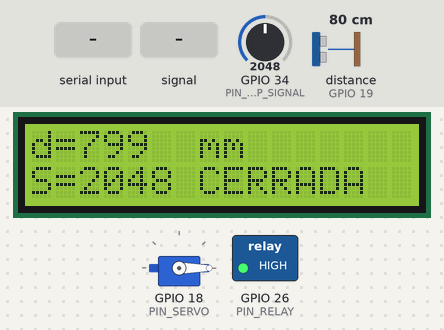
A sketch run on a simulated ESP32. Parts: servo, 16×2 character LCD, switched loads named in the sketch (green lamp = pin HIGH). Wiring (from diagram.json): ultrasonic range finder: trigger GPIO 23; echo GPIO 19. The inputs (shaded band) are chosen by the test bench; at power-on: distance to the obstacle (sensor on GPIO 19) 80 cm, GPIO 34 (PIN_BACKUP_SIGNAL) = 2048 (analog values on the 0–4095 scale). The echo pulse lasts 58.3 µs per cm; pins used as bus, display or sensor lines are not drawn; what the sketch prints to the serial monitor is not drawn.

Above: at 2.6 s.
2.7 s: "open\n" received over Serial
At 3.1 s:
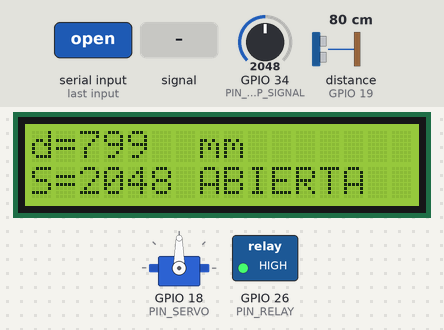
4.2 s: GPIO 34 (PIN_BACKUP_SIGNAL) fed a 50 Hz sine of ±1228 counts around its level
At 9.1 s:
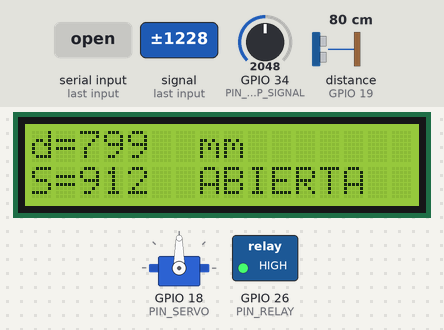
9.5 s: "relay-test\n" received over Serial
At 10.3 s:
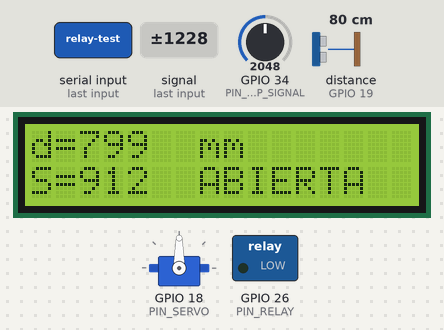
12.0 s: "close\n" received over Serial
At 13.3 s:
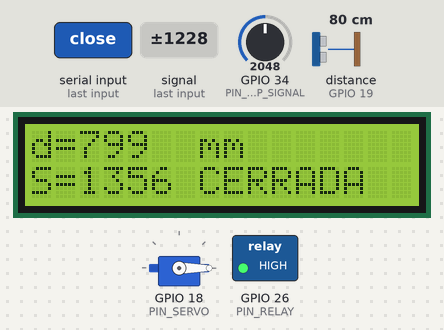
13.5 s: distance to the obstacle (sensor on GPIO 19) set to 2 cm
At 15.4 s:
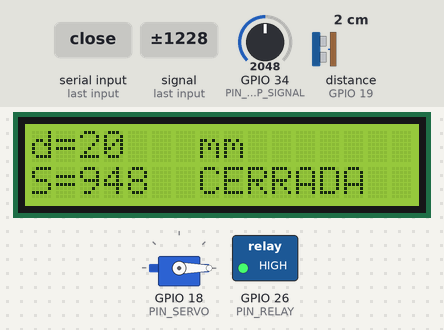
18.1 s: GPIO 34 (PIN_BACKUP_SIGNAL) set to 1960
At 19.8 s:
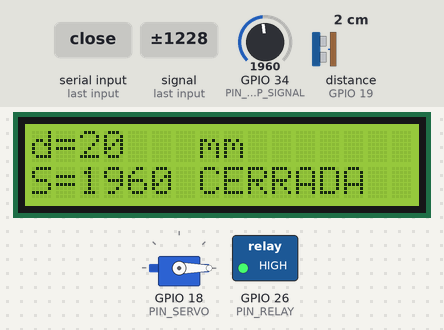
Timing chart, 0 to 21.1 s (numbered marks = the images above; inputs shaded):
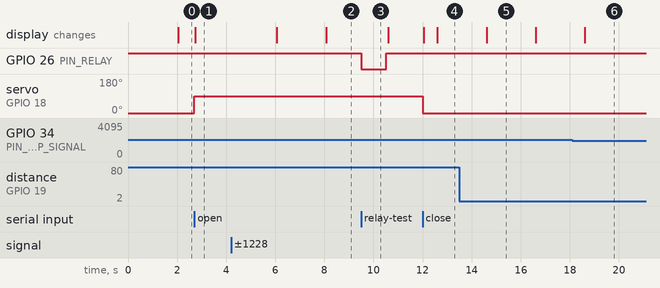

Measured:
- after the input at 2.7 s, servo on GPIO 18 (PIN_SERVO): 0° → 90° at once; the display: changes after 0.05 s (image 1)
- after the input at 4.2 s, the display: first changes after 1.9 s (image 2 shows a later state)
- after the input at 9.5 s, GPIO 26 (PIN_RELAY): HIGH → LOW at once, → HIGH 1.0 s later
- after the input at 12.0 s, servo on GPIO 18 (PIN_SERVO): 90° → 0° at once; the display: first changes after 0.05 s (image 4 shows a later state)
- what the display in image 5 shows lasts 2.0 s, from 14.6 s to 16.6 s

The sketch:

sketch.ino
```cpp
// Banco de pruebas del cableado NoIdea (Wokwi y montaje real).
//
// NO es el firmware del dispensador: no usa Wi-Fi, Supabase ni órdenes firmadas.
// Solo comprueba que cada componente responde en los pines de firmware/noidea_esp32/config.h.
// Si cambias un pin en config.h, cámbialo también aquí.
//
// Monitor Serie a 115200. Comandos: open | close | level | relay-test
//   - El servo NO se mueve solo: hay que pedirlo con "open"/"close".
//   - "relay-test" activa el relé 1 s (en el montaje real, solo sin carga conectada).
//
// Librerías: ESP32Servo, LiquidCrystal I2C (Frank de Brabander). Placa: ESP32 Dev Module.

#include <ESP32Servo.h>
#include <LiquidCrystal_I2C.h>
#include <Wire.h>

// ---- Copia de los pines de config.h ----
#define PIN_SERVO 18
#define PIN_US_TRIG 23
#define PIN_US_ECHO 19
#define PIN_BACKUP_POWER 25
#define PIN_BACKUP_SIGNAL 34
#define PIN_I2C_SDA 21
#define PIN_I2C_SCL 22
#define PIN_RELAY 26
#define RELAY_ACTIVE_LOW 1
#define LCD_ADDRESS 0x27
#define SERVO_CLOSED_DEG 0
#define SERVO_OPEN_DEG 90
#define SERVO_MIN_US 500
#define SERVO_MAX_US 2400
#define BACKUP_DRY_THRESHOLD 1200

Servo valve;
LiquidCrystal_I2C lcd(LCD_ADDRESS, 16, 2);
bool valveOpen = false;

void relayOff() { digitalWrite(PIN_RELAY, RELAY_ACTIVE_LOW ? HIGH : LOW); }
void relayOn() { digitalWrite(PIN_RELAY, RELAY_ACTIVE_LOW ? LOW : HIGH); }

uint16_t readDistanceMm() {
  digitalWrite(PIN_US_TRIG, LOW);
  delayMicroseconds(2);
  digitalWrite(PIN_US_TRIG, HIGH);
  delayMicroseconds(10);
  digitalWrite(PIN_US_TRIG, LOW);
  unsigned long us = pulseIn(PIN_US_ECHO, HIGH, 25000UL);
  return (uint16_t)((us * 343UL) / 2000UL);  // 0 = sin eco
}

int readBackupRaw() {
  digitalWrite(PIN_BACKUP_POWER, HIGH);
  delay(10);
  int v = analogRead(PIN_BACKUP_SIGNAL);
  digitalWrite(PIN_BACKUP_POWER, LOW);
  return v;
}

void showStatus() {
  uint16_t d = readDistanceMm();
  int raw = readBackupRaw();
  Serial.printf("d=%u mm  respaldo=%d (%s)  valvula=%s\n", d, raw,
                raw < BACKUP_DRY_THRESHOLD ? "SECO" : "mojado", valveOpen ? "abierta" : "cerrada");
  char row[17];
  if (d == 0) snprintf(row, sizeof(row), "d=sin eco       ");
  else snprintf(row, sizeof(row), "d=%-5umm       ", d);
  lcd.setCursor(0, 0);
  lcd.print(row);
  snprintf(row, sizeof(row), "S=%-4d %s ", raw, valveOpen ? "ABIERTA" : "CERRADA");
  lcd.setCursor(0, 1);
  lcd.print(row);
}

void setup() {
  pinMode(PIN_RELAY, OUTPUT);
  relayOff();
  valve.setPeriodHertz(50);
  valve.attach(PIN_SERVO, SERVO_MIN_US, SERVO_MAX_US);
  valve.write(SERVO_CLOSED_DEG);

  Serial.begin(115200);
  pinMode(PIN_US_TRIG, OUTPUT);
  digitalWrite(PIN_US_TRIG, LOW);
  pinMode(PIN_US_ECHO, INPUT);
  pinMode(PIN_BACKUP_POWER, OUTPUT);
  digitalWrite(PIN_BACKUP_POWER, LOW);
  analogReadResolution(12);
  analogSetPinAttenuation(PIN_BACKUP_SIGNAL, ADC_11db);

  Wire.begin(PIN_I2C_SDA, PIN_I2C_SCL);
  lcd.init();
  lcd.backlight();
  lcd.print("NoIdea: prueba");
  Serial.println("Banco de pruebas NoIdea. Comandos: open | close | level | relay-test");
}

void loop() {
  static unsigned long last = 0;
  static char buf[16];
  static uint8_t len = 0;

  while (Serial.available()) {
    char ch = Serial.read();
    if (ch == '\r') continue;
    if (ch != '\n') {
      if (len < sizeof(buf) - 1) buf[len++] = ch;
      continue;
    }
    buf[len] = '\0';
    len = 0;
    if (strcmp(buf, "open") == 0) {
      valve.write(SERVO_OPEN_DEG);
      valveOpen = true;
    } else if (strcmp(buf, "close") == 0) {
      valve.write(SERVO_CLOSED_DEG);
      valveOpen = false;
    } else if (strcmp(buf, "relay-test") == 0) {
      Serial.println("Rele ON 1 s");
      relayOn();
      delay(1000);
      relayOff();
    } else if (strcmp(buf, "level") != 0 && buf[0]) {
      Serial.println("Comandos: open | close | level | relay-test");
    }
    showStatus();
  }

  if (millis() - last >= 2000) {
    last = millis();
    showStatus();
  }
  delay(10);
}
```
